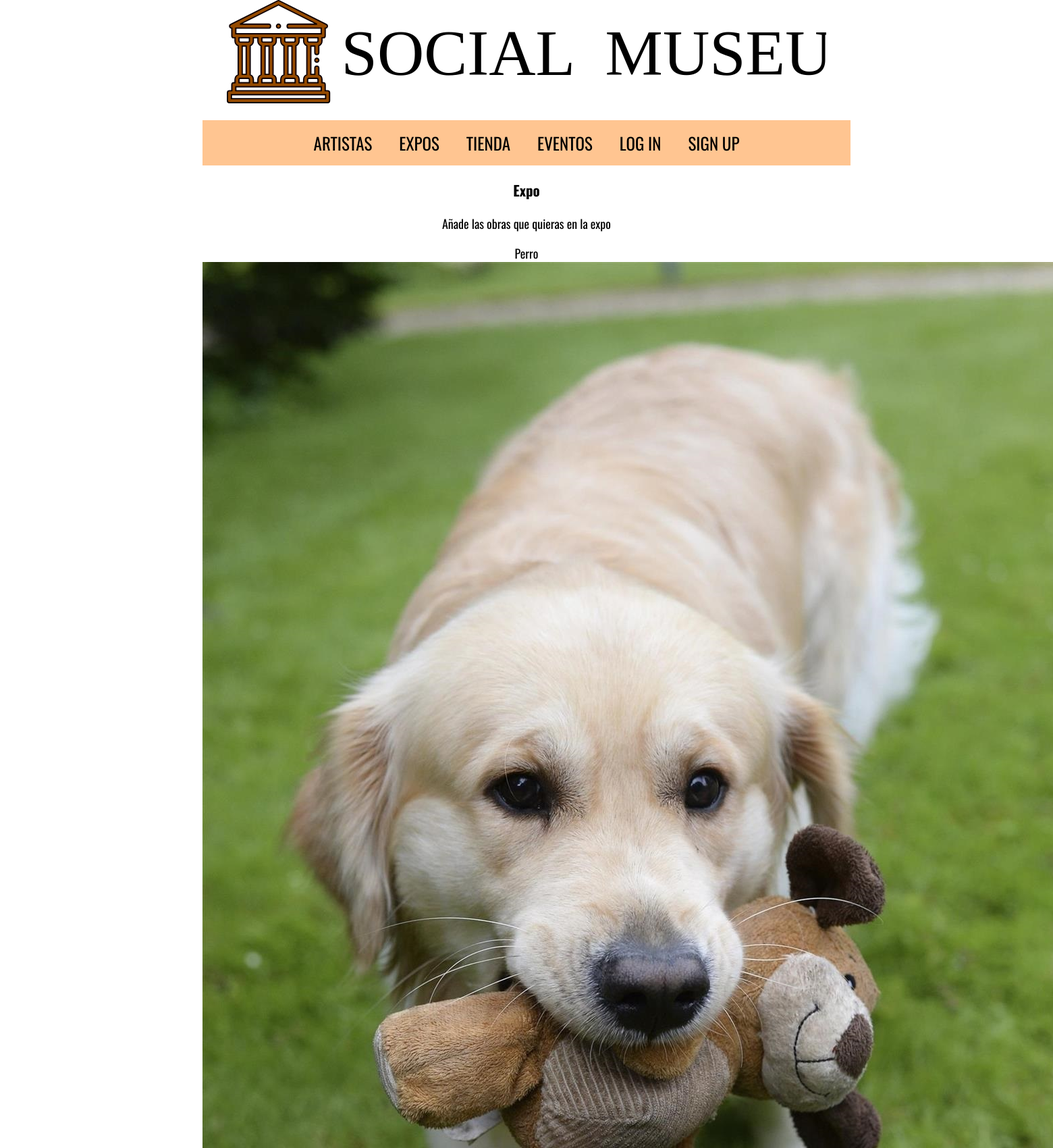
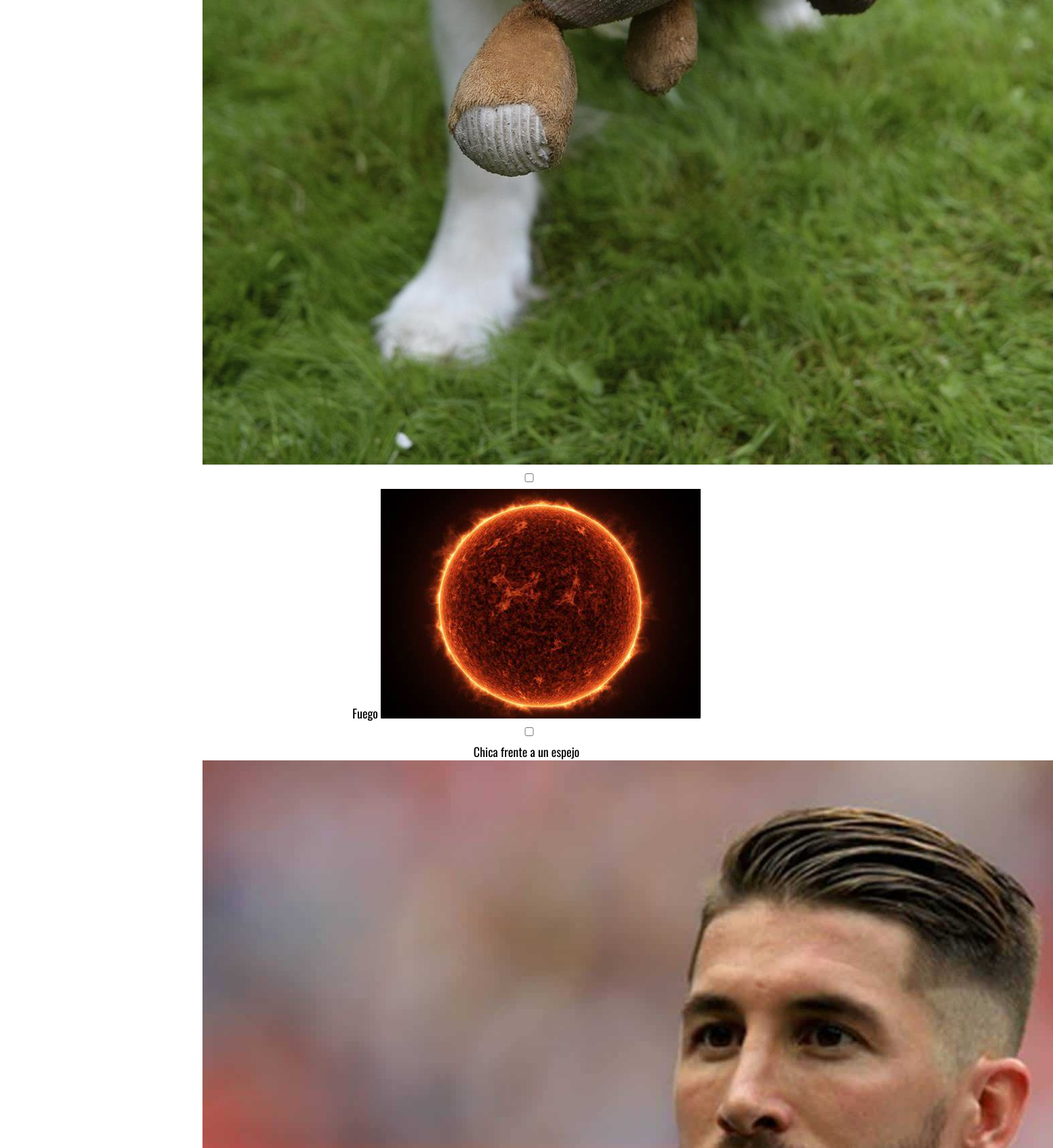
The app's page /crear_expo.php (upper part) with its own data (2 pictures, top to bottom).
### tables this page shows
CREATE TABLE `obras` (
  `id` int(11) NOT NULL,
  `id_autor` int(11) NOT NULL,
  `titulo` varchar(25) NOT NULL,
  `descripcion` varchar(255) DEFAULT NULL
);

### crear_expo.php (called while the page is built, shortened)
<?php
require_once __DIR__.'/includes/config.php';
$nombreExpo="";
$form = new es\ucm\fdi\aw\FormularioExpo($nombreExpo);
$htmlFormExpo = $form->gestiona();
require __DIR__.'/includes/plantillas/layout2.php';

### includes/config.php (called while the page is built, shortened)
<?php
spl_autoload_register(function ($class) {
    $prefix = 'es\\ucm\\fdi\\aw\\';
    $base_dir = __DIR__ . '/';
    $len = strlen($prefix);
    $relative_class = substr($class, $len);
    $file = $base_dir . str_replace('\\', '/', $relative_class) . '.php';
});

### includes/Obra.php (called while the page is built, shortened)
<?php
class Obra
{
	private $id;
    private $titulo;
    private $id_autor;
	private function __construct($titulo, $descripcion, $id_autor)
    {
        $this->titulo= $titulo;
		$this->id_autor = $id_autor;
    }
	public function id(){return $this->id;}
	public function id_autor(){return $this->id_autor;}
	public function titulo(){return $this->titulo;}
	 public static function buscaObraPorId($id)
    {
        $app = Aplicacion::getInstance();
        $conn = $app->conexionBd();
		$query = sprintf("SELECT * FROM Obras O WHERE O.id = %d",$id);
        $rs = $conn->query($query);
        $result = false;
        if ($rs) {
            if ( $rs->num_rows == 1) {
                $fila = $rs->fetch_assoc();$obra = new Obra($fila['titulo'], $fila['descripcion'], $fila['id_autor']);
                $obra->id = $fila['id'];
                $result = $obra;
            }
        } else {
            echo "Error al consultar en la BD: (" . $conn->errno . ") " . utf8_encode($conn->error);
            exit();
        }
        return $result;
    }
	public static function todasObras(){
		$query = sprintf("SELECT * FROM Obras");
		$obras = self:: consulta($query);
		return $obras;
	}
	private static function consulta($query){
		$app = Aplicacion::getInstance();
        $conn = $app->conexionBd();
        $rs = $conn->prepare($query);
        $rs->execute();
		return $rs->get_result();
	}
}

### includes/FormularioExpo.php (the view, shortened to what this page needs)
<?php
class FormularioExpo extends Form
{
    public function __construct($nombreExpo) {
		$this->expo = Evento::buscaEvento($nombreExpo,'Expo');
    }
	private $expo;
    protected function generaCamposFormulario($datos, $errores = array())
    {
		$errorSinObras = self::createMensajeError($errores, 'num', 'span', array('class' => 'error'));
		if($this->expo){
			$nombreExpo = $this->expo->nombre();
		}else{
			$nombreExpo = $errores['expo'];
		}
        $html = <<<EOF
		<h3>Expo $nombreExpo</h3>
		<p>Añade las obras que quieras en la expo</p>
		$errorSinObras
        <input class="control" type="hidden" name="expo" value=$nombreExpo contenteditable="false" />
EOF;
		$obras = Obra::todasObras();
		$filas = $obras->num_rows;
		  if($filas == 0){
            $html = <<<EOF
                <p> ¡No hay obras! </p>
            EOF;
        }
        else{
			$html .= <<<EOF
			<div class="obrasSelection">
				<div class="o">
EOF;
            foreach($obras as $obra){
                $id = $obra['id'] ?? null;
                $obra = self::muestraObra($id);
				$html .= <<<EOF
				$obra
				<label></label><input class="control" type="checkbox" name=$id />
				</div>
EOF;
                }
				$html .= <<<EOF
				</div>
				</div>
EOF;
            }
		$html .= <<<EOF
        <button type="submit" name="crear_expo">Aceptar</button>
EOF;
        return $html;
    }
	private function muestraObra($id){
		$obra = Obra::buscaObraPorId($id);
		$titulo = $obra->titulo();
		$id_obra = $obra->id();
		$path = "img/obras/artista_".$obra->id_autor()."/".$id_obra.".jpg";
		$html = <<<EOF
			<div class="opcion">
				$titulo
				<img class="obra" src=$path>
EOF;
		return $html;
	}
}

### css/estilo.css (style rules this page uses)
html { overflow-y:scroll; }
body { margin:0 auto; padding:0; font-size:18px; font-family: 'Oswald', sans-serif, "Times New Roman", Times, serif; color:#000000; width: 960px; }
input { width: 100%; margin-bottom: 10px; }

### records on screen
obras: titulo "Perro", shows a picture
obras: titulo "Fuego", shows a picture
obras: titulo "Chica frente a un espejo", shows a picture
